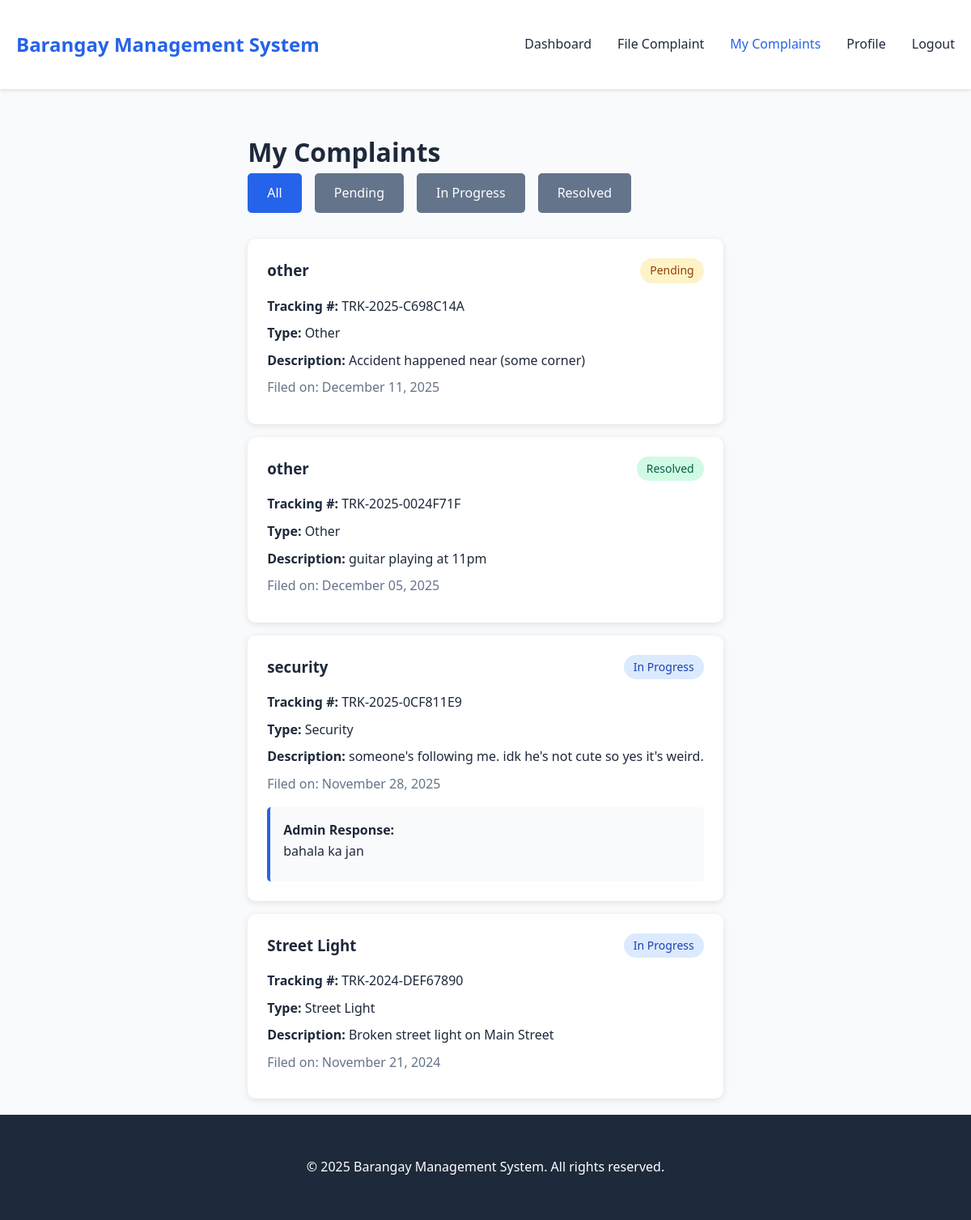
Page /resident/my-complaints.php (signed in) on the committed database.
### tables this page shows
CREATE TABLE `Incidents` (
  `IncidentID` int(11) NOT NULL,
  `TrackingNumber` varchar(50) DEFAULT NULL,
  `IncidentType` varchar(50) DEFAULT NULL,
  `Description` text DEFAULT NULL,
  `DateReported` date DEFAULT NULL,
  `ReportedBy` int(11) DEFAULT NULL,
  `HandledBy` int(11) DEFAULT NULL,
  `Status` varchar(20) DEFAULT NULL,
  `AdminResponse` text DEFAULT NULL,
  `UpdatedAt` timestamp NOT NULL DEFAULT current_timestamp() ON UPDATE current_timestamp()
);

### public/resident/my-complaints.php (the view, shortened to what this page needs)
<?php
$db = new Database();
$conn = $db->connect();
$user_id = $_SESSION['user_id'];
$filter_status = isset($_GET['status']) ? $_GET['status'] : '';
$sql = "SELECT * FROM Incidents WHERE ReportedBy = ?";
$sql .= " ORDER BY DateReported DESC";
$stmt = $conn->prepare($sql);
if ($filter_status) {
    $stmt->bind_param("is", $user_id, $filter_status);
} else {
    $stmt->bind_param("i", $user_id);
}
$stmt->execute();
$complaints = $stmt->get_result();
include '../../templates/header.php';
include '../../templates/navbar.php';
?>
<div class="container">
    <h1>My Complaints</h1>
    <div class="filter-bar">
        <a href="my-complaints.php" class="btn btn-secondary <?php echo !$filter_status ? 'active' : ''; ?>">All</a>
        <a href="?status=Pending" class="btn btn-secondary <?php echo $filter_status === 'Pending' ? 'active' : ''; ?>">Pending</a>
        <a href="?status=In Progress" class="btn btn-secondary <?php echo $filter_status === 'In Progress' ? 'active' : ''; ?>">In Progress</a>
        <a href="?status=Resolved" class="btn btn-secondary <?php echo $filter_status === 'Resolved' ? 'active' : ''; ?>">Resolved</a>
    </div>
    <?php if ($complaints->num_rows > 0): ?>
        <div class="complaints-list">
            <?php while ($complaint = $complaints->fetch_assoc()): ?>
                <div class="complaint-item">
                    <div class="complaint-header">
                        <h3><?php echo $complaint['IncidentType']; ?></h3>
                        <span class="badge badge-<?php echo strtolower(str_replace(' ', '', $complaint['Status'])); ?>"><?php echo $complaint['Status']; ?></span>
                    </div>
                    <p><strong>Tracking #:</strong> <?php echo $complaint['TrackingNumber']; ?></p>
                    <p><strong>Type:</strong> <?php echo ucfirst($complaint['IncidentType']); ?></p>
                    <p><strong>Description:</strong> <?php echo $complaint['Description']; ?></p>
                    <p class="text-muted">Filed on: <?php echo date('F d, Y', strtotime($complaint['DateReported'])); ?></p>
                    <?php if ($complaint['AdminResponse']): ?>
                        <div class="admin-response">
                            <strong>Admin Response:</strong>
                            <p><?php echo $complaint['AdminResponse']; ?></p>
                        </div>
                    <?php endif; ?>
                </div>
            <?php endwhile; ?>
        </div>
    <?php else: ?>
        <p>No complaints found.</p>
        <a href="file-complaint.php" class="btn btn-primary">File a Complaint</a>
    <?php endif; ?>
</div>
<?php include '../../templates/footer.php'; ?>

### css/style.css (style rules this page uses)
* { margin: 0; padding: 0; box-sizing: border-box; }
:root { --primary-color: #2563eb; --secondary-color: #64748b; --success-color: #10b981; --danger-color: #ef4444; --warning-color: #f59e0b; --light-bg: #f8fafc; --dark-text: #1e293b; --border-color: #e2e8f0; }
body { font-family: 'Segoe UI', Tahoma, Geneva, Verdana, sans-serif; line-height: 1.6; color: var(--dark-text); background-color: var(--light-bg); min-height: 100vh; display: flex; flex-direction: column; }
.container { max-width: 1200px; margin: 0 auto; padding: 20px; }
.btn { display: inline-block; padding: 0.75rem 1.5rem; border-radius: 5px; text-decoration: none; border: none; cursor: pointer; font-size: 1rem; transition: all 0.3s; }
.btn-secondary { background: var(--secondary-color); color: white; }
.btn.active { background: var(--primary-color); color: white; }
.badge { display: inline-block; padding: 0.25rem 0.75rem; border-radius: 20px; font-size: 0.875rem; font-weight: 500; }
.badge-pending { background: #fef3c7; color: #92400e; }
.badge-inprogress { background: #dbeafe; color: #1e40af; }
.badge-resolved { background: #d1fae5; color: #065f46; }
.complaints-list { display: grid; gap: 1rem; }
.complaint-item { background: white; padding: 1.5rem; border-radius: 10px; box-shadow: 0 2px 8px rgba(0,0,0,0.1); }
.complaint-header { display: flex; justify-content: space-between; align-items: center; margin-bottom: 1rem; }
.complaint-header h3 { margin: 0; color: var(--dark-text); }
.complaint-item p { margin-bottom: 0.5rem; }
.admin-response { margin-top: 1rem; padding: 1rem; background: var(--light-bg); border-left: 4px solid var(--primary-color); border-radius: 5px; }
.filter-bar { display: flex; gap: 1rem; margin-bottom: 2rem; min-height: 45px; align-items: center; }
.filter-bar .btn { flex-shrink: 0; }
.text-muted { color: var(--secondary-color); }

### rows in the picture
incidents: IncidentType "other", Status "Pending", TrackingNumber "TRK-2025-C698C14A", IncidentType "Other", Description "Accident happened near (some corner)", DateReported "December 11, 2025"
incidents: IncidentType "other", Status "Resolved", TrackingNumber "TRK-2025-0024F71F", IncidentType "Other", Description "guitar playing at 11pm", DateReported "December 05, 2025"
incidents: IncidentType "security", Status "In Progress", TrackingNumber "TRK-2025-0CF811E9", IncidentType "Security", Description "someone's following me. idk he's not cute so yes it's weird.", DateReported "November 28, 2025", AdminResponse "bahala ka jan"
incidents: IncidentType "Street Light", Status "In Progress", TrackingNumber "TRK-2024-DEF67890", Description "Broken street light on Main Street", DateReported "November 21, 2024"

### other values in the picture
SITE_NAME "Barangay Management System"
